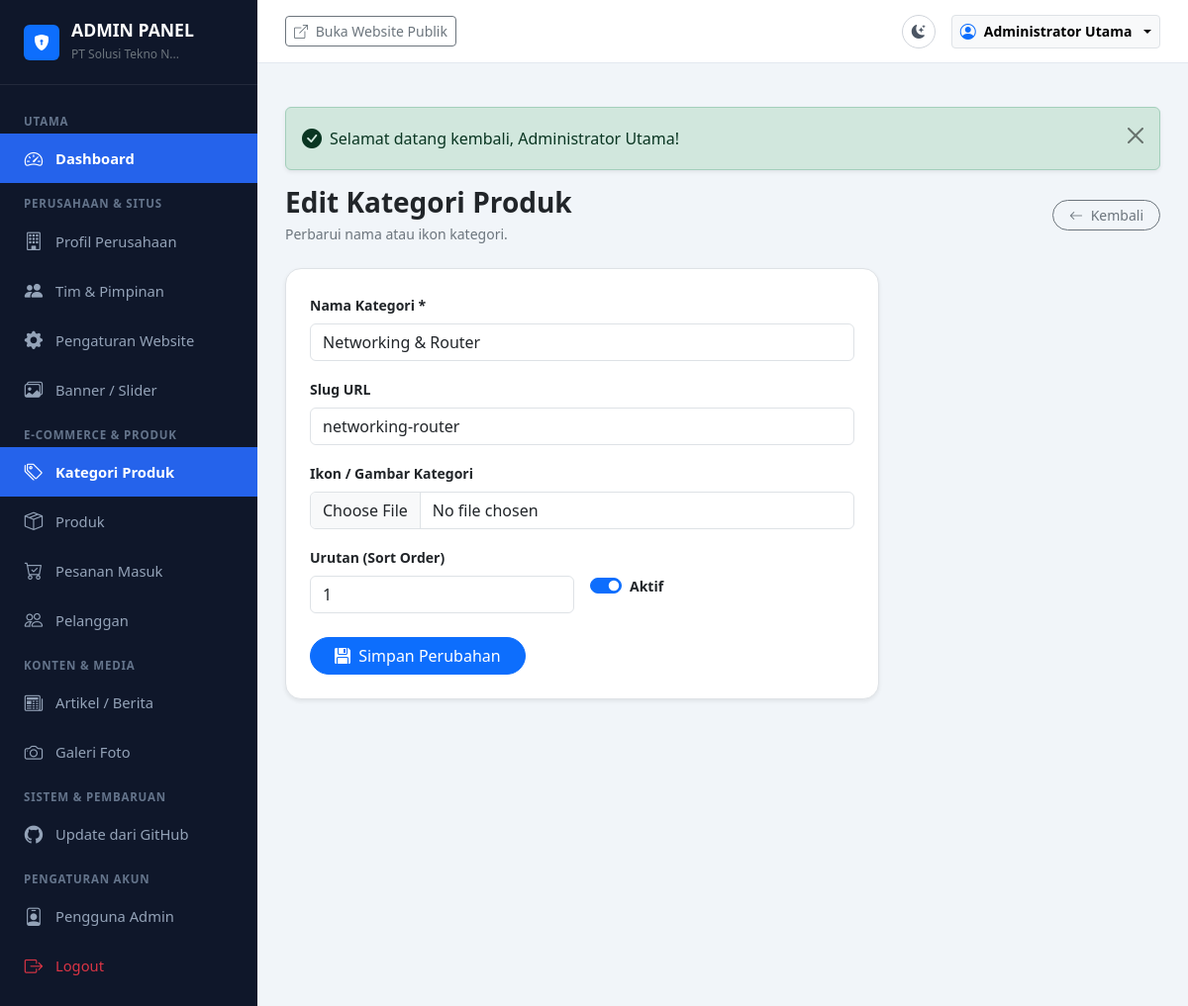
The app's page /admin/categories/edit/1 (signed in) with its own data.
### tables this page shows
CREATE TABLE `categories` (
  `id` INT UNSIGNED AUTO_INCREMENT PRIMARY KEY,
  `name` VARCHAR(150) NOT NULL,
  `slug` VARCHAR(150) NOT NULL UNIQUE,
  `icon_image` VARCHAR(255) NULL,
  `sort_order` INT NOT NULL DEFAULT 0,
  `is_active` TINYINT(1) NOT NULL DEFAULT 1,
  `created_at` DATETIME NOT NULL DEFAULT CURRENT_TIMESTAMP,
  `updated_at` DATETIME NOT NULL DEFAULT CURRENT_TIMESTAMP ON UPDATE CURRENT_TIMESTAMP,
  INDEX `idx_category_slug` (`slug`),
  INDEX `idx_category_order` (`sort_order`)
);

### app/controllers/admin/AdminBaseController.php (called while the page is built, shortened)
<?php
class AdminBaseController extends BaseController
{
    protected ?array $currentUser = null;
    public function __construct()
    {
        $this->currentUser = AuthHelper::user();
    }
    public function renderAdminView(string $viewPath, array $data = []): void
    {
        $data['currentUser'] = $this->currentUser;
        $this->renderView($viewPath, $data, 'layouts/admin');
    }
}

### app/controllers/admin/CategoryController.php (called while the page is built, shortened)
<?php
class CategoryController extends AdminBaseController
{
    public function edit(string|int $id): void
    {
        $category = Category::findById((int) $id);
        $this->renderAdminView('admin/categories/edit', [
            'title' => 'Edit Kategori: ' . $category['name'],
            'category' => $category,
        ]);
    }
}

### public/index.php (called while the page is built, shortened)
<?php
spl_autoload_register(function (string $class) {
    $prefixes = [
        'App\\' => dirname(__DIR__) . '/app/',
        'Routes\\' => dirname(__DIR__) . '/routes/',
    ];
    foreach ($prefixes as $prefix => $baseDir) {
        $len = strlen($prefix);
        if (strncmp($prefix, $class, $len) !== 0) {
            continue;
        }
        $relativeClass = substr($class, $len);
        $file = $baseDir . str_replace('\\', '/', $relativeClass) . '.php';
        if (file_exists($file)) {
            return;
        }
        $parts = explode('\\', $relativeClass);
        $className = array_pop($parts);
        $subDir = !empty($parts) ? strtolower(implode('/', $parts)) . '/' : '';
        $fileLowerDir = $baseDir . $subDir . $className . '.php';
        if (file_exists($fileLowerDir)) {
            return;
        }
    }
});
require_once dirname(__DIR__) . '/app/helpers/Env.php';
require_once dirname(__DIR__) . '/app/helpers/Sanitizer.php';
require_once dirname(__DIR__) . '/app/helpers/UrlHelper.php';
require_once dirname(__DIR__) . '/app/helpers/functions.php';
$config = require dirname(__DIR__) . '/config/config.php';
\Routes\Router::dispatch();

### app/helpers/Env.php (called while the page is built, shortened)
<?php
class Env
{
    public static function get(string $key, mixed $default = null): mixed
    {
        if (isset($_ENV[$key])) {
            return $_ENV[$key];
        }
        return $default;
    }
}

### config/config.php (called while the page is built, shortened)
<?php
return [
    'app' => [
        'name' => Env::get('APP_NAME', 'Solusi Tekno Nusantara'),
        'version' => '1.0.0',
        'env' => Env::get('APP_ENV', 'production'),
        'debug' => (bool) Env::get('APP_DEBUG', false),
        'url' => rtrim((string) Env::get('APP_URL', 'http://localhost:8000'), '/'),
        'timezone' => 'Asia/Jakarta',
        'locale' => 'id_ID',
        'currency' => 'Rp',
    ],
    'paths' => [
        'root' => dirname(__DIR__),
        'app' => dirname(__DIR__) . '/app',
        'public' => dirname(__DIR__) . '/public',
        'uploads' => dirname(__DIR__) . '/public/uploads',
        'storage' => dirname(__DIR__) . '/storage',
        'logs' => dirname(__DIR__) . '/storage/logs',
        'views' => dirname(__DIR__) . '/app/views',
    ],
    'upload' => [
        'max_size_mb' => (int) Env::get('MAX_UPLOAD_SIZE_MB', 5),
        'allowed_extensions' => explode(',', (string) Env::get('ALLOWED_EXTENSIONS', 'jpg,jpeg,png,webp')),
        'allowed_mimes' => [
            'image/jpeg',
            'image/png',
            'image/webp',
        ],
    ],
    'session' => [
        'lifetime' => 7200,
        'cookie_httponly' => true,
        'cookie_samesite' => 'Lax',
    ],
];

### app/helpers/UrlHelper.php (called while the page is built, shortened)
<?php
class UrlHelper
{
    private static ?string $baseUrl = null;
    public static function getBaseUrl(): string
    {
        if (self::$baseUrl === null) {
            $config = require dirname(__DIR__, 2) . '/config/config.php';
            $configuredUrl = rtrim((string) ($config['app']['url'] ?? ''), '/');
            if (!empty($_SERVER['HTTP_HOST'])) {
                if (!empty($configuredUrl) && !str_contains($configuredUrl, 'localhost')) {
                    self::$baseUrl = $configuredUrl;
                } else {
                    $protocol = (!empty($_SERVER['HTTPS']) && $_SERVER['HTTPS'] !== 'off')
                        || (isset($_SERVER['HTTP_X_FORWARDED_PROTO']) && $_SERVER['HTTP_X_FORWARDED_PROTO'] === 'https')
                        ? 'https' : 'http';
                    self::$baseUrl = "{$protocol}://{$_SERVER['HTTP_HOST']}";
                }
            } else {
                self::$baseUrl = !empty($configuredUrl) ? $configuredUrl : 'http://localhost:8000';
            }
        }
        return self::$baseUrl;
    }
    public static function base(string $path = ''): string
    {
        $base = self::getBaseUrl();
        $path = ltrim($path, '/');
        return $path === '' ? $base : "{$base}/{$path}";
    }
}

### app/helpers/Database.php (called while the page is built, shortened)
<?php
class Database
{
    private static ?PDO $instance = null;
    public static function getConnection(): PDO
    {
        if (self::$instance === null) {
            $config = require dirname(__DIR__, 2) . '/config/database.php';
            $dbConfig = $config['connections'][$config['default']];
            $dsn = sprintf(
                '%s:host=%s;port=%d;dbname=%s;charset=%s',
                $dbConfig['driver'],
                $dbConfig['host'],
                $dbConfig['port'],
                $dbConfig['database'],
                $dbConfig['charset']
            );
            try {
                self::$instance = new PDO(
                    $dsn,
                    $dbConfig['username'],
                    $dbConfig['password'],
                    $dbConfig['options']
                );
            } catch (PDOException $e) {
                self::logError($e->getMessage());
                throw new RuntimeException('Koneksi database gagal. Silakan periksa konfigurasi .env atau database.sql.');
            }
        }
        return self::$instance;
    }
}

### app/models/BaseModel.php (called while the page is built, shortened)
<?php
abstract class BaseModel
{
    protected static function db(): PDO
    {
        return Database::getConnection();
    }
    public static function query(string $sql, array $params = []): PDOStatement
    {
        $stmt = self::db()->prepare($sql);
        $stmt->execute($params);
        return $stmt;
    }
    public static function fetch(string $sql, array $params = []): ?array
    {
        $stmt = self::query($sql, $params);
        $result = $stmt->fetch();
        return $result ?: null;
    }
}

### app/models/Category.php (called while the page is built, shortened)
<?php
class Category extends BaseModel
{
    public static function findById(int $id): ?array
    {
        return self::fetch('SELECT * FROM `categories` WHERE `id` = :id LIMIT 1', [':id' => $id]);
    }
}

### app/helpers/Sanitizer.php (called while the page is built, shortened)
<?php
class Sanitizer
{
    public static function e(?string $string): string
    {
        return htmlspecialchars((string) $string, ENT_QUOTES | ENT_SUBSTITUTE, 'UTF-8');
    }
}

### app/helpers/functions.php (called while the page is built, shortened)
<?php
if (!function_exists('e')) {
    function e(?string $string): string
    {
        return Sanitizer::e($string);
    }
}

### app/views/admin/categories/edit.php (the view, shortened to what this page needs)
<div class="d-flex justify-content-between align-items-center mb-4">
    <div>
        <h3 class="fw-bold text-dark mb-1">Edit Kategori Produk</h3>
        <p class="text-secondary small mb-0">Perbarui nama atau ikon kategori.</p>
    </div>
    <a href="<?= UrlHelper::base('admin/categories') ?>" class="btn btn-outline-secondary btn-sm rounded-pill px-3">
        <i class="bi bi-arrow-left me-1"></i> Kembali
    </a>
</div>
<div class="card border rounded-4 p-4 shadow-sm bg-white" style="max-width: 600px;">
    <form action="<?= UrlHelper::base('admin/categories/update/' . $category['id']) ?>" method="POST" enctype="multipart/form-data">
        <div class="mb-3">
            <label class="form-label small fw-semibold">Nama Kategori *</label>
            <input type="text" name="name" class="form-control" data-slug-source value="<?= e($category['name']) ?>" required>
        </div>
        <div class="mb-3">
            <label class="form-label small fw-semibold">Slug URL</label>
            <input type="text" name="slug" class="form-control" data-slug-target value="<?= e($category['slug']) ?>">
        </div>
        <div class="mb-3">
            <label class="form-label small fw-semibold">Ikon / Gambar Kategori</label>
            <input type="file" name="icon_image" class="form-control" accept="image/png, image/jpeg, image/webp">
        </div>
        <div class="row g-3 mb-4 align-items-center">
            <div class="col-6">
                <label class="form-label small fw-semibold">Urutan (Sort Order)</label>
                <input type="number" name="sort_order" class="form-control" value="<?= (int) $category['sort_order'] ?>">
            </div>
            <div class="col-6 pt-3">
                <div class="form-check form-switch">
                    <input class="form-check-input" type="checkbox" name="is_active" id="isActiveCat" <?= $category['is_active'] ? 'checked' : '' ?>>
                    <label class="form-check-label small fw-semibold" for="isActiveCat">Aktif</label>
                </div>
            </div>
        </div>
        <button type="submit" class="btn btn-primary rounded-pill px-4">
            <i class="bi bi-floppy-fill me-1"></i> Simpan Perubahan
        </button>
    </form>
</div>

### routes/Router.php (shortened to what this page needs)
<?php
class Router
{
    private static array $routes = [];
    private static function addRoute(string $method, string $path, string $handler): void
    {
        $path = '/' . trim($path, '/');
        $pattern = preg_replace('/\{([a-zA-Z0-9_]+)\}/', '(?P<$1>[^/]+)', $path);
        $regex = '#^' . $pattern . '$#i';
        self::$routes[] = [
            'method' => strtoupper($method),
            'path' => $path,
            'regex' => $regex,
            'handler' => $handler,
        ];
    }
    public static function dispatch(): void
    {
        $requestMethod = $_SERVER['REQUEST_METHOD'] ?? 'GET';
        $requestUri = parse_url($_SERVER['REQUEST_URI'] ?? '/', PHP_URL_PATH);
        $config = require dirname(__DIR__) . '/config/config.php';
        $requestUri = '/' . trim($requestUri, '/');
        foreach (self::$routes as $route) {
            if ($route['method'] !== $requestMethod && $route['method'] !== 'ANY') {
                continue;
            }
            if (preg_match($route['regex'], $requestUri, $matches)) {
                $params = array_filter($matches, 'is_string', ARRAY_FILTER_USE_KEY);
                self::executeHandler($route['handler'], $params);
                return;
            }
        }
    }
    private static function executeHandler(string $handler, array $params): void
    {
        [$controllerName, $action] = explode('@', $handler);
        $controller = new $fullControllerClass();
        call_user_func_array([$controller, $action], $params);
    }
}

### public/assets/css/admin.css (style rules this page uses)
:root { --admin-sidebar-bg: #0f172a; --admin-sidebar-hover: #1e293b; --admin-sidebar-active: #2563eb; --admin-sidebar-text: #94a3b8; --admin-sidebar-text-active: #ffffff; --admin-topbar-bg: #ffffff; --admin-body-bg: #f1f5f9; }
body { font-family: 'Segoe UI', system-ui, -apple-system, sans-serif; background-color: var(--admin-body-bg); color: #334155; }

### records on screen
categories: name "Networking & Router", slug "networking-router", sort_order "1", is_active "☑"

### other values on screen
mb_strimwidth($companyName, 0, 20, '...') "PT Solusi Tekno N..."
$text "Selamat datang kembali, Administrator Utama!"
